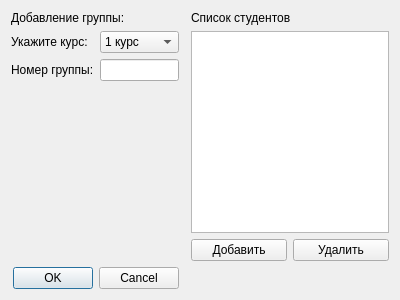
<?xml version="1.0" encoding="UTF-8"?>
<ui version="4.0">
 <class>EditGroup</class>
 <widget class="QDialog" name="EditGroup">
  <property name="geometry">
   <rect>
    <x>0</x>
    <y>0</y>
    <width>400</width>
    <height>300</height>
   </rect>
  </property>
  <property name="windowTitle">
   <string>Dialog</string>
  </property>
  <layout class="QGridLayout" name="gridLayout">
   <item row="5" column="0">
    <widget class="QDialogButtonBox" name="buttonBox">
     <property name="orientation">
      <enum>Qt::Horizontal</enum>
     </property>
     <property name="standardButtons">
      <set>QDialogButtonBox::Cancel|QDialogButtonBox::Ok</set>
     </property>
    </widget>
   </item>
   <item row="0" column="0" colspan="2">
    <widget class="QLabel" name="label">
     <property name="sizePolicy">
      <sizepolicy hsizetype="Preferred" vsizetype="Preferred">
       <horstretch>0</horstretch>
       <verstretch>0</verstretch>
      </sizepolicy>
     </property>
     <property name="text">
      <string>Добавление группы:</string>
     </property>
    </widget>
   </item>
   <item row="3" column="2">
    <widget class="QPushButton" name="addStudentButton">
     <property name="text">
      <string>Добавить</string>
     </property>
    </widget>
   </item>
   <item row="3" column="3">
    <widget class="QPushButton" name="removeStudentButton">
     <property name="text">
      <string>Удалить</string>
     </property>
    </widget>
   </item>
   <item row="1" column="0" rowspan="2">
    <layout class="QFormLayout" name="formLayout">
     <item row="3" column="0">
      <widget class="QLabel" name="label_3">
       <property name="text">
        <string>Номер группы:</string>
       </property>
      </widget>
     </item>
     <item row="3" column="1">
      <widget class="QLineEdit" name="group"/>
     </item>
     <item row="2" column="0">
      <widget class="QLabel" name="label_2">
       <property name="text">
        <string>Укажите курс:</string>
       </property>
      </widget>
     </item>
     <item row="2" column="1">
      <widget class="QComboBox" name="course">
       <item>
        <property name="text">
         <string>1 курс</string>
        </property>
       </item>
       <item>
        <property name="text">
         <string>2 курс</string>
        </property>
       </item>
       <item>
        <property name="text">
         <string>3 курс</string>
        </property>
       </item>
       <item>
        <property name="text">
         <string>4 курс</string>
        </property>
       </item>
       <item>
        <property name="text">
         <string>5 курс</string>
        </property>
       </item>
      </widget>
     </item>
    </layout>
   </item>
   <item row="1" column="2" rowspan="2" colspan="2">
    <widget class="QListView" name="studentList">
     <property name="sizePolicy">
      <sizepolicy hsizetype="Expanding" vsizetype="Expanding">
       <horstretch>0</horstretch>
       <verstretch>1</verstretch>
      </sizepolicy>
     </property>
    </widget>
   </item>
   <item row="0" column="2" colspan="2">
    <widget class="QLabel" name="label_4">
     <property name="text">
      <string>Список студентов</string>
     </property>
    </widget>
   </item>
  </layout>
 </widget>
 <resources/>
 <connections>
  <connection>
   <sender>buttonBox</sender>
   <signal>accepted()</signal>
   <receiver>EditGroup</receiver>
   <slot>accept()</slot>
   <hints>
    <hint type="sourcelabel">
     <x>248</x>
     <y>254</y>
    </hint>
    <hint type="destinationlabel">
     <x>157</x>
     <y>274</y>
    </hint>
   </hints>
  </connection>
  <connection>
   <sender>buttonBox</sender>
   <signal>rejected()</signal>
   <receiver>EditGroup</receiver>
   <slot>reject()</slot>
   <hints>
    <hint type="sourcelabel">
     <x>316</x>
     <y>260</y>
    </hint>
    <hint type="destinationlabel">
     <x>286</x>
     <y>274</y>
    </hint>
   </hints>
  </connection>
  <connection>
   <sender>addStudentButton</sender>
   <signal>clicked()</signal>
   <receiver>EditGroup</receiver>
   <slot>addStudent()</slot>
   <hints>
    <hint type="sourcelabel">
     <x>242</x>
     <y>239</y>
    </hint>
    <hint type="destinationlabel">
     <x>199</x>
     <y>149</y>
    </hint>
   </hints>
  </connection>
  <connection>
   <sender>removeStudentButton</sender>
   <signal>clicked()</signal>
   <receiver>EditGroup</receiver>
   <slot>removeStudent()</slot>
   <hints>
    <hint type="sourcelabel">
     <x>343</x>
     <y>239</y>
    </hint>
    <hint type="destinationlabel">
     <x>199</x>
     <y>149</y>
    </hint>
   </hints>
  </connection>
 </connections>
 <slots>
  <slot>addStudent()</slot>
  <slot>removeStudent()</slot>
 </slots>
</ui>
